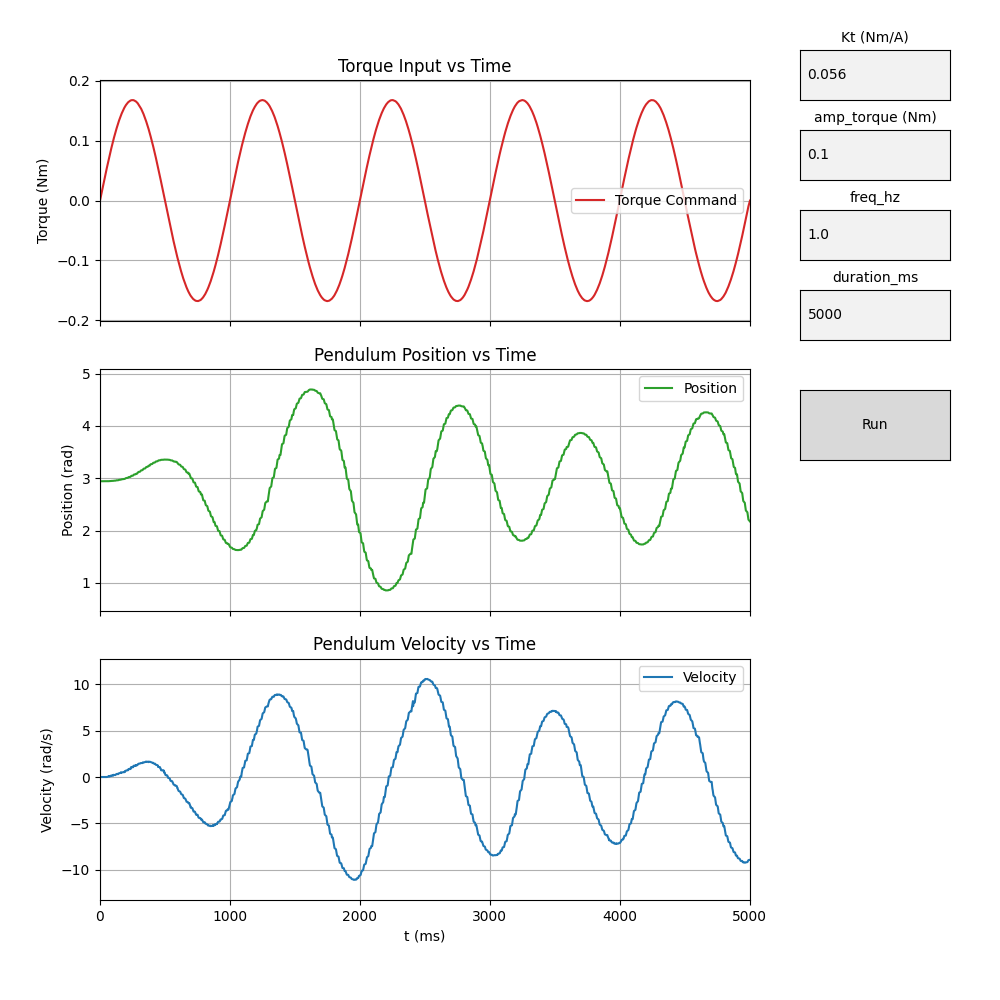

This figure's Python source:
#!/usr/bin/env python3
#!/usr/bin/env python3
import sys, json, serial, math
import matplotlib.pyplot as plt
import matplotlib.animation as animation
from matplotlib.widgets import TextBox, Button

# --- ESC Configuration ---
I_MAX = 30.0  # Amps, max current limit configured in ESC

PARAM_FILE = "params.json"

# --- Load parameters from file ---
def load_params():
    try:
        with open(PARAM_FILE, "r") as f:
            return json.load(f)
    except:
        # Default parameters if file missing
        return {
            "Kt": 0.056,          # Nm/A, torque constant
            "amp_torque": 0.1,    # Nm
            "freq_hz": 1.0,
            "duration_ms": 5000, 
            "port": "/dev/cu.usbmodem178888901"
        }

params = load_params()
port = sys.argv[1] if len(sys.argv) > 1 else params["port"]
ser = serial.Serial(port, 115200, timeout=0.1)

# --- Burst data container ---
burst_data = None

# --- Setup figure with 3 subplots ---
fig, (ax_torque, ax_pos, ax_vel) = plt.subplots(3, 1, figsize=(10, 10), sharex=True)
plt.subplots_adjust(left=0.1, right=0.75, top=0.92, bottom=0.1)

# Torque input
line_torque, = ax_torque.plot([], [], color="tab:red", label="Torque Command")
ax_torque.set_title("Torque Input vs Time")
ax_torque.set_ylabel("Torque (Nm)")
ax_torque.grid(True)
ax_torque.legend()

# Position
line_pos, = ax_pos.plot([], [], color="tab:green", label="Position")
ax_pos.set_title("Pendulum Position vs Time")
ax_pos.set_ylabel("Position (rad)")
ax_pos.grid(True)
ax_pos.legend()

# Velocity
line_vel, = ax_vel.plot([], [], color="tab:blue", label="Velocity")
ax_vel.set_title("Pendulum Velocity vs Time")
ax_vel.set_xlabel("t (ms)")
ax_vel.set_ylabel("Velocity (rad/s)")
ax_vel.grid(True)
ax_vel.legend()

# --- UI Controls ---
axbox_Kt       = plt.axes([0.8, 0.90, 0.15, 0.05])
axbox_amp      = plt.axes([0.8, 0.82, 0.15, 0.05])
axbox_freq     = plt.axes([0.8, 0.74, 0.15, 0.05])
axbox_duration = plt.axes([0.8, 0.66, 0.15, 0.05])
axbutton       = plt.axes([0.8, 0.54, 0.15, 0.07])

# TextBoxes with labels above
tb_Kt = TextBox(axbox_Kt, "", initial=str(params["Kt"]))
axbox_Kt.set_title("Kt (Nm/A)", fontsize=10)

tb_amp = TextBox(axbox_amp, "", initial=str(params["amp_torque"]))
axbox_amp.set_title("amp_torque (Nm)", fontsize=10)

tb_freq = TextBox(axbox_freq, "", initial=str(params["freq_hz"]))
axbox_freq.set_title("freq_hz", fontsize=10)

tb_duration = TextBox(axbox_duration, "", initial=str(params["duration_ms"]))
axbox_duration.set_title("duration_ms", fontsize=10)

button = Button(axbutton, "Run")

# --- Button handler ---
def save_and_run(event):
    # Update params from textboxes
    params["Kt"] = float(tb_Kt.text)
    params["amp_torque"] = float(tb_amp.text)
    params["freq_hz"] = float(tb_freq.text)
    params["duration_ms"] = int(tb_duration.text)

    # Save params to file
    with open(PARAM_FILE, "w") as f:
        json.dump(params, f, indent=2)

    # Compute equivalent ESC command amplitude
    I = params["amp_torque"] / params["Kt"]
    cmd_amp = I / I_MAX

    msg = {
        "cmd": "send",
        "amp_torque": params["amp_torque"],   # physical torque amplitude [Nm]
        "amp_command": cmd_amp,               # normalized ESC command [-1..1]
        "freq_hz": params["freq_hz"],
        "duration_us": params["duration_ms"] * 1000
    }

    print(f"TX: {msg}")
    print(f"   => I = {I:.3f} A,  cmd = {cmd_amp:.3f}")
    ser.write((json.dumps(msg) + "\n").encode("utf-8"))

button.on_clicked(save_and_run)

# --- Update loop ---
def update(frame):
    global burst_data

    while ser.in_waiting:
        line = ser.readline().decode("utf-8", errors="ignore").strip()
        if not line:
            continue
        try:
            data = json.loads(line)
        except json.JSONDecodeError:
            if line.startswith("{") and "samples" in line:
                buf = line
                while True:
                    chunk = ser.readline().decode("utf-8", errors="ignore")
                    if not chunk:
                        break
                    buf += chunk
                    try:
                        data = json.loads(buf)
                        break
                    except json.JSONDecodeError:
                        continue
                if "samples" in data:
                    burst_data = data["samples"]
            continue

        if "cmd" in data and data["cmd"] == "PRINT":
            if "note" in data:
                print("RX:", data["note"])

    if burst_data:
        # Use Teensy timestamps for x-axis
        t0 = burst_data[0]["t"]
        t_vals = [(s["t"] - t0) * 1e-3 for s in burst_data]  # µs → ms

        torque_vals = [s["torque"] * params["Kt"] * I_MAX for s in burst_data]  # Nm
        pos_vals = [s["pos"] for s in burst_data]
        vel_vals = [s["vel"] for s in burst_data]

        # Plot data
        line_torque.set_data(t_vals, torque_vals)
        line_pos.set_data(t_vals, pos_vals)
        line_vel.set_data(t_vals, vel_vals)

        # Axis scaling
        ax_torque.set_xlim(min(t_vals), max(t_vals))
        ax_pos.set_xlim(min(t_vals), max(t_vals))
        ax_vel.set_xlim(min(t_vals), max(t_vals))

        for ax, vals in [(ax_torque, torque_vals), (ax_pos, pos_vals), (ax_vel, vel_vals)]:
            ymin, ymax = min(vals), max(vals)
            margin = 0.1 * (ymax - ymin) if ymax > ymin else 1.0
            ax.set_ylim(ymin - margin, ymax + margin)

        burst_data = None

    return (line_torque, line_pos, line_vel)

ani = animation.FuncAnimation(fig, update, interval=100, blit=False, cache_frame_data=False)
plt.show()
